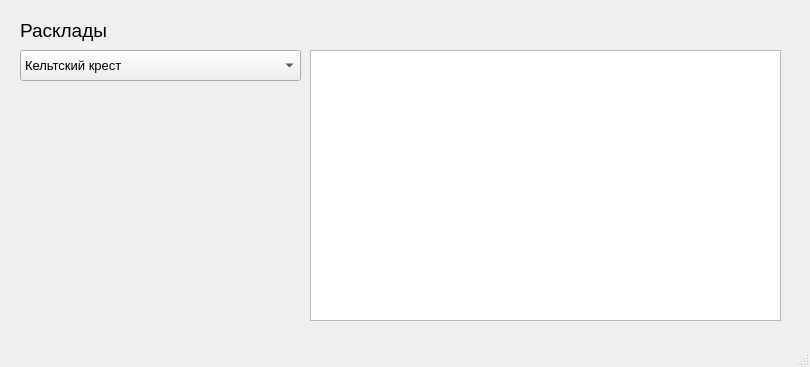
<?xml version="1.0" encoding="UTF-8"?>
<ui version="4.0">
 <class>MainWindow</class>
 <widget class="QMainWindow" name="MainWindow">
  <property name="geometry">
   <rect>
    <x>0</x>
    <y>0</y>
    <width>810</width>
    <height>367</height>
   </rect>
  </property>
  <property name="minimumSize">
   <size>
    <width>810</width>
    <height>367</height>
   </size>
  </property>
  <property name="maximumSize">
   <size>
    <width>810</width>
    <height>367</height>
   </size>
  </property>
  <property name="windowTitle">
   <string>MainWindow</string>
  </property>
  <widget class="QWidget" name="centralwidget">
   <widget class="QLabel" name="label">
    <property name="geometry">
     <rect>
      <x>20</x>
      <y>20</y>
      <width>111</width>
      <height>21</height>
     </rect>
    </property>
    <property name="font">
     <font>
      <pointsize>14</pointsize>
     </font>
    </property>
    <property name="text">
     <string>Расклады</string>
    </property>
   </widget>
   <widget class="QComboBox" name="choice">
    <property name="geometry">
     <rect>
      <x>20</x>
      <y>50</y>
      <width>281</width>
      <height>31</height>
     </rect>
    </property>
    <property name="font">
     <font>
      <pointsize>10</pointsize>
     </font>
    </property>
    <item>
     <property name="text">
      <string>Кельтский крест</string>
     </property>
    </item>
    <item>
     <property name="text">
      <string>Да или Нет</string>
     </property>
    </item>
    <item>
     <property name="text">
      <string>Звезда</string>
     </property>
    </item>
    <item>
     <property name="text">
      <string>Пирамида</string>
     </property>
    </item>
    <item>
     <property name="text">
      <string>В поисках любви</string>
     </property>
    </item>
    <item>
     <property name="text">
      <string>Волшебная любовь</string>
     </property>
    </item>
    <item>
     <property name="text">
      <string>Расклад на карьеру</string>
     </property>
    </item>
    <item>
     <property name="text">
      <string>Желанная цель</string>
     </property>
    </item>
   </widget>
   <widget class="QLabel" name="image">
    <property name="geometry">
     <rect>
      <x>20</x>
      <y>90</y>
      <width>281</width>
      <height>231</height>
     </rect>
    </property>
    <property name="text">
     <string/>
    </property>
   </widget>
   <widget class="QPlainTextEdit" name="text">
    <property name="geometry">
     <rect>
      <x>310</x>
      <y>50</y>
      <width>471</width>
      <height>271</height>
     </rect>
    </property>
    <property name="font">
     <font>
      <pointsize>10</pointsize>
     </font>
    </property>
    <property name="readOnly">
     <bool>true</bool>
    </property>
   </widget>
  </widget>
  <widget class="QMenuBar" name="menubar">
   <property name="geometry">
    <rect>
     <x>0</x>
     <y>0</y>
     <width>810</width>
     <height>21</height>
    </rect>
   </property>
  </widget>
  <widget class="QStatusBar" name="statusbar"/>
 </widget>
 <resources/>
 <connections/>
</ui>
